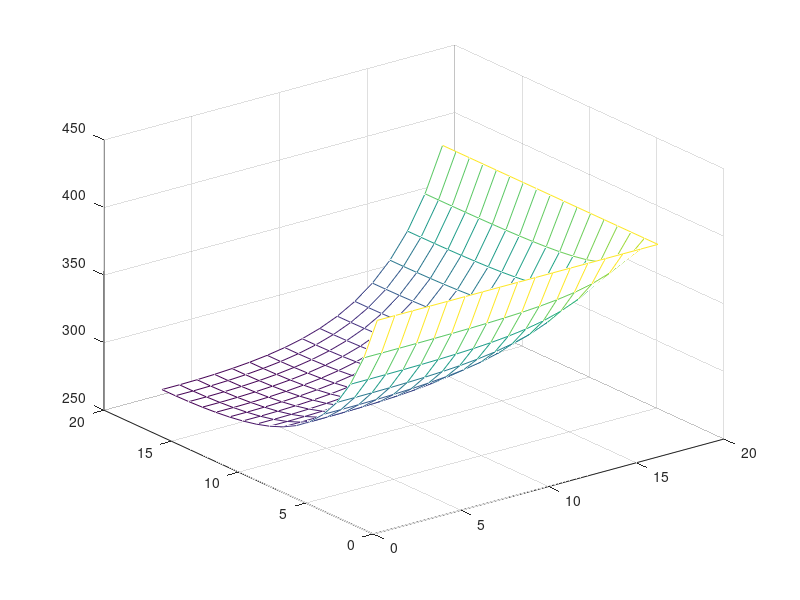

This figure's MATLAB source:
clear all;
%This program involves 2 base temperatures!
M=15;
N=15;
k=160;
b=0.001;
Tb=400;%Base temperature
Tinf=270;
qdot=0;
Ux=5;
Uz=50;

hx=1/(N+1);
hz=1/(M+1);
eqnum=0;

for i=1:(N+2)
    for j=1:(M+2)
        eqnum=eqnum+1;
        %Boundary conds
        if(i==1)%Base temperature BC
            A(eqnum,j)=1;
            B(eqnum)=Tb;
            continue;
        end
        if(i==N+2 && j~=M+2)
           A(eqnum,j+(N+2)*(i-1))=1;
           A(eqnum,j+(N+2)*(i-2))=-1;
           B(eqnum)=0;
           continue;
        end
        if(j==M+2)
           A(eqnum,(M+2)+(N+2)*(i-1))=1;  
           B(eqnum)=Tb;
           continue;
        end
        if(j==1 && i~=1)
           A(eqnum,1+(N+2)*(i-1))=1;
           A(eqnum,2+(N+2)*(i-1))=-1;
           B(eqnum)=0;
           continue;
        end

        %Nornmal operating procedure
        A(eqnum,j+(N+2)*(i))=k*b/hx^2;
        A(eqnum,j+(N+2)*(i-1))=-2*k*b/hx^2-2*k*b/hz^2-Ux*hx-Uz*hz;
        A(eqnum,j+(N+2)*(i-2))=k*b/hx^2;
        A(eqnum,j+1+(N+2)*(i-1))=k*b/hz^2;
        A(eqnum,j-1+(N+2)*(i-1))=k*b/hz^2;
        B(eqnum)=-qdot/k-Uz*hz*Tinf-Ux*hx*Tinf;
    end
end

c=[A transpose(B)];
solmatr=rref(c);
solvec=solmatr(:,size(solmatr,2));

for k=1:((M+2)*(N+2))
    res(1+floor((k-1)/(M+2)),1+rem((k-1),(M+2)))=solvec(k);
end

mesh(res);
